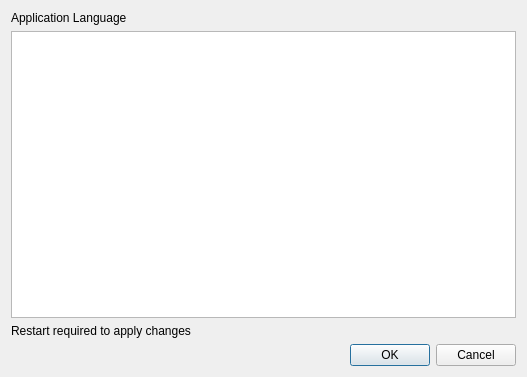
<?xml version="1.0" encoding="UTF-8"?>
<ui version="4.0">
 <class>LanguageDialog</class>
 <widget class="QDialog" name="LanguageDialog">
  <property name="windowModality">
   <enum>Qt::WindowModality::WindowModal</enum>
  </property>
  <property name="geometry">
   <rect>
    <x>0</x>
    <y>0</y>
    <width>527</width>
    <height>377</height>
   </rect>
  </property>
  <property name="sizePolicy">
   <sizepolicy hsizetype="Fixed" vsizetype="Fixed">
    <horstretch>0</horstretch>
    <verstretch>0</verstretch>
   </sizepolicy>
  </property>
  <property name="windowTitle">
   <string>Language Settings</string>
  </property>
  <layout class="QVBoxLayout" name="verticalLayout_2">
   <item>
    <layout class="QVBoxLayout" name="verticalLayout">
     <item>
      <widget class="QLabel" name="langListLabel">
       <property name="text">
        <string>Application Language   </string>
       </property>
      </widget>
     </item>
     <item>
      <widget class="QListWidget" name="langListWidget"/>
     </item>
    </layout>
   </item>
   <item>
    <widget class="QLabel" name="langRestartLabel">
     <property name="text">
      <string>Restart required to apply changes</string>
     </property>
    </widget>
   </item>
   <item>
    <widget class="QDialogButtonBox" name="buttonBox">
     <property name="orientation">
      <enum>Qt::Orientation::Horizontal</enum>
     </property>
     <property name="standardButtons">
      <set>QDialogButtonBox::StandardButton::Cancel|QDialogButtonBox::StandardButton::Ok</set>
     </property>
    </widget>
   </item>
  </layout>
 </widget>
 <resources/>
 <connections>
  <connection>
   <sender>buttonBox</sender>
   <signal>accepted()</signal>
   <receiver>LanguageDialog</receiver>
   <slot>accept()</slot>
   <hints>
    <hint type="sourcelabel">
     <x>248</x>
     <y>254</y>
    </hint>
    <hint type="destinationlabel">
     <x>157</x>
     <y>274</y>
    </hint>
   </hints>
  </connection>
  <connection>
   <sender>buttonBox</sender>
   <signal>rejected()</signal>
   <receiver>LanguageDialog</receiver>
   <slot>reject()</slot>
   <hints>
    <hint type="sourcelabel">
     <x>316</x>
     <y>260</y>
    </hint>
    <hint type="destinationlabel">
     <x>286</x>
     <y>274</y>
    </hint>
   </hints>
  </connection>
 </connections>
</ui>
